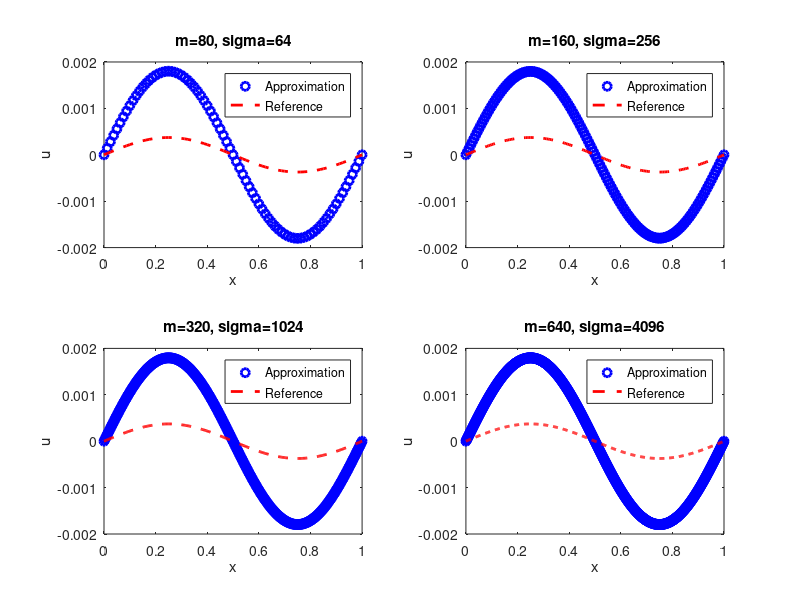

Write MATLAB code to recreate this figure.
% Checking stability of BTCS for arbitrary dt and dx

%spatial domain [0, 1]
a=0;
b=1;
%initial condition (periodic function)
u0=@(x) sin(2*pi*x);

T = 0.2;
dt = 0.01;

err_l2dx=zeros(4,1);

order=@(e) log(e(1:end-1)./e(2:end))./log(2);

dx = zeros(4,1);

for j = 1:4
    m=2^(j+2)*10;
    %Generate the grid
    x=linspace(a,b,m+1)';
    %grid/mesh size
    dx(j)=(b-a)/m;
    sigma = dt/(dx(j)^2);
    n_t=floor(T/dt);
    u=u0(x);
    A = diag(ones(1,m)*(1+2*sigma))+diag(ones(1,m-1)*(-sigma),1)...
        +diag(ones(1,m-1)*(-sigma),-1);
    A(1,m)=-sigma;
    A(m,1)=-sigma;
    for i=2:n_t
        u(1:m)= A\u(1:m);
        u(end) = u(1);
    end
    %after the n_t steps, we may still have T-n_t*dt to arrive at the final time T.
    if T-n_t*dt > 0
        u(1:m)= A\u(1:m);
        u(end)=u(1);
    end
    
    u_exact=exp(-4*pi^2*T)*sin(2*pi*x);
    
    subplot(2,2,j)
    plot(x, u, 'bo', 'LineWidth', 2);
    hold on
    plot(x, u_exact, 'r--', 'LineWidth', 2);
    hold off
    xlabel('x');
    ylabel('u');
    legend('Approximation', 'Reference', 'Location', 'best');
    title(['m=', num2str(m), ', sigma=', num2str(dt/dx(j)^2)])
    
    err_l2dx(j)=norm(u-u_exact, 2)*sqrt(dx(j));
end

format short e
disp("Numerical error in l_{2,dx} norm with different dx ")
disp([dx err_l2dx])